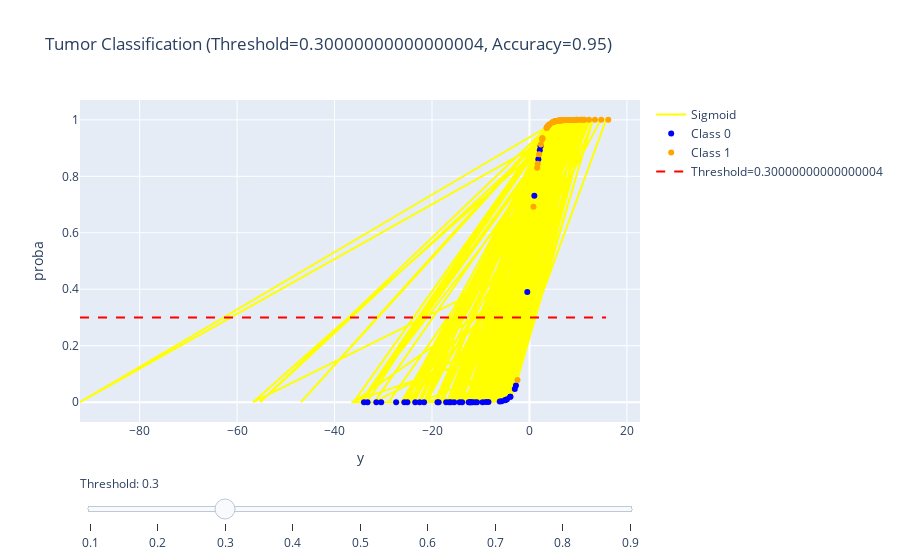

Notebook cell for this chart:
### Markdown cell above
## Decision Boundary in Logistic Regression

In logistic regression, the decision boundary depends on the chosen threshold $\theta$ for classification. The model predicts the probability of an observation belonging to the positive class. The decision boundary occurs where this predicted probability equals the threshold:

$$
\sigma(\boldsymbol{x}^{\mathsf T} \boldsymbol{w}) = \theta,
$$

where $\sigma(t)$ is the sigmoid function. The equation of the decision boundary, taking the threshold into account, is obtained by setting the sigmoid function equal to \$\theta$ and solving for $\boldsymbol{x}^{\mathsf T} \boldsymbol{w}$:

$$
\boldsymbol{x}^{\mathsf T} \boldsymbol{w} = \ln\left(\frac{\theta}{1-\theta}\right).
$$

This equation represents a linear decision boundary in the feature space, which varies with the chosen threshold $\theta$. For the commonly used threshold of 0.5, this simplifies to $\boldsymbol{x}^{\mathsf T} \boldsymbol{w} = 0$, as mentioned in the original content.

### Code cell
# Загружаем набор данных
import numpy as np
import pandas as pd
from sklearn.datasets import load_breast_cancer

dataset = load_breast_cancer()

# transforming numpy array into dataframe
df = pd.DataFrame(np.c_[dataset['data'], dataset['target']], columns=np.append(dataset['feature_names'], ['target']))
df['target'] = df['target'].astype('int')

#df.head(10)

# ------------------------------------------------------------------------------------------------------------------------------

from sklearn.model_selection import train_test_split

#X_train, X_test, y_train, y_test = train_test_split(data.data, data.target, test_size=0.2)
X_train, X_test, y_train, y_test = train_test_split(df.drop(columns='target'), df['target'], 
                                                    test_size=0.2, 
                                                    random_state=1, 
                                                    stratify=df['target'])

# ------------------------------------------------------------------------------------------------------------------------------
from sklearn.linear_model import LogisticRegression

log_reg = LogisticRegression(max_iter=3000)
log_reg.fit(X_train.to_numpy(), y_train.to_numpy())

coef = log_reg.coef_[0]
intercept = log_reg.intercept_
coef, intercept


def sigmoid(y):
    return 1/(1 + np.exp(-y))


y_hat_train = np.dot(X_train, coef) + intercept
proba_train = sigmoid(y_hat_train)

y_hat_test = np.dot(X_test, coef) + intercept
proba_test = sigmoid(y_hat_test)


import plotly.graph_objects as go
from sklearn.metrics import accuracy_score

fig = go.Figure()

# Add the sigmoid line
fig.add_trace(go.Scatter(x=y_hat_train, y=proba_train, mode='lines', name='Sigmoid', line=dict(color='yellow')))

# Add scatter plots for test data
fig.add_trace(go.Scatter(x=y_hat_test[y_test==0], y=proba_test[y_test==0], mode='markers', name='Class 0', marker=dict(color='blue')))
fig.add_trace(go.Scatter(x=y_hat_test[y_test==1], y=proba_test[y_test==1], mode='markers', name='Class 1', marker=dict(color='orange')))

# Add threshold lines and calculate accuracy for each threshold
thresholds = np.linspace(0.1, 0.9, 9)
accuracies = []
for threshold in thresholds:
    # Add threshold line
    fig.add_trace(go.Scatter(x=[min(y_hat_train), max(y_hat_train)], y=[threshold, threshold], mode='lines', name=f'Threshold={threshold}', line=dict(color='red', dash='dash'), visible=False))

    # Calculate accuracy
    predictions = proba_test >= threshold
    accuracy = accuracy_score(y_test, predictions)
    accuracies.append(accuracy)

# Update layout
fig.update_layout(title='Tumor Classification', xaxis_title='y', yaxis_title='proba')

# Add slider
slider_steps = []
for i, (threshold, accuracy) in enumerate(zip(thresholds, accuracies)):
    step = dict(
        method='update',
        args=[{'visible': [True, True, True] + [threshold == t for t in thresholds]},
              {'title': f'Tumor Classification (Threshold={threshold}, Accuracy={accuracy:.2f})'}],
        label=f'{threshold:.1f}'
    )
    slider_steps.append(step)

fig.update_layout(
    sliders=[{
        'active': 0,
        'currentvalue': {"prefix": "Threshold: "},
        'pad': {"t": 50},
        'steps': slider_steps
    }]
)

# Show the initial threshold line
fig.data[3].visible = True

# Show the plot
fig.show()

### Figure 1 — Plotly figure (JSON) as saved in the notebook; plotly's stock layout.template omitted (floating-point values rounded to 4 significant figures; data arrays with more than 128 entries replaced by an {"elided": "..."} marker saying what was removed)
{"data": [{"line": {"color": "yellow"}, "mode": "lines", "name": "Sigmoid", "type": "scatter", "visible": true, "x": {"elided": "455 float values"}, "y": {"elided": "455 float values"}}, {"marker": {"color": "blue"}, "mode": "markers", "name": "Class 0", "type": "scatter", "visible": true, "x": [-3.013, -10.76, -21.63, 2.27, 1.82, -12.15, -5.022, -0.4473, -31.43, -5.716, -16.48, -17.1, -13.82, -12.25, -8.417, -16.13, -22.53, -33.96, -30.42, -6.104, -14.33, -11.99, -9.622, -2.776, -23.45, -11.71, 0.9995, -3.923, -4.61, -33.23, -4.916, 2.116, -18.64, -11.2, -27.36, -25.05, -15.45, -12.48, -25.68, -18.88, -8.935, -3.932], "y": [0.04684, 2.114e-05, 4.035e-10, 0.9063, 0.8605, 5.314e-06, 0.00655, 0.39, 2.241e-14, 0.003282, 6.946e-08, 3.739e-08, 9.949e-07, 4.784e-06, 0.000221, 9.876e-08, 1.642e-10, 1.78e-15, 6.12e-14, 0.002228, 5.953e-07, 6.178e-06, 6.626e-05, 0.05863, 6.57e-11, 8.213e-06, 0.731, 0.01939, 0.009857, 3.711e-15, 0.007277, 0.8924, 8.057e-09, 1.363e-05, 1.313e-12, 1.316e-11, 1.956e-07, 3.811e-06, 7.059e-12, 6.322e-09, 0.0001317, 0.01923]}, {"marker": {"color": "orange"}, "mode": "markers", "name": "Class 1", "type": "scatter", "visible": true, "x": [2.669, 2.595, 7.487, 5.426, 5.166, 5.126, 7.321, 4.122, 11.25, 4.717, 6.523, 4.033, 9.307, 5.413, 6.758, 6.562, 3.651, 7.33, 1.689, 5.9, 6.596, 7.039, 9.807, 0.8094, 6.617, 14.72, 3.505, 7.612, 16.17, 6.212, 5.144, 7.541, 8.881, 8.78, 9.881, 3.805, 7.874, 7.309, 7.068, 12.22, 4.678, 10.62, 10.57, 2.658, 1.978, 4.962, 7.642, 5.247, 5.604, 11.15, 6.857, 8.425, 7.914, 13.43, 5.94, 7.41, 2.349, 9.182, 6.272, 1.586, 6.699, 8.699, 3.551, 5.588, 8.534, 3.887, 8.147, 3.57, -2.457, 7.819, 6.382, 9.564], "y": [0.9352, 0.9306, 0.9994, 0.9956, 0.9943, 0.9941, 0.9993, 0.9841, 1.0, 0.9911, 0.9985, 0.9826, 0.9999, 0.9956, 0.9988, 0.9986, 0.9747, 0.9993, 0.8441, 0.9973, 0.9986, 0.9991, 0.9999, 0.692, 0.9987, 1.0, 0.9708, 0.9995, 1.0, 0.998, 0.9942, 0.9995, 0.9999, 0.9998, 0.9999, 0.9782, 0.9996, 0.9993, 0.9991, 1.0, 0.9908, 1.0, 1.0, 0.9345, 0.8784, 0.993, 0.9995, 0.9948, 0.9963, 1.0, 0.9989, 0.9998, 0.9996, 1.0, 0.9974, 0.9994, 0.9129, 0.9999, 0.9981, 0.8301, 0.9988, 0.9998, 0.9721, 0.9963, 0.9998, 0.9799, 0.9997, 0.9726, 0.07889, 0.9996, 0.9983, 0.9999]}, {"line": {"color": "red", "dash": "dash"}, "mode": "lines", "name": "Threshold=0.1", "type": "scatter", "visible": false, "x": [-92.24, 15.73], "y": [0.1, 0.1]}, {"line": {"color": "red", "dash": "dash"}, "mode": "lines", "name": "Threshold=0.2", "type": "scatter", "visible": false, "x": [-92.24, 15.73], "y": [0.2, 0.2]}, {"line": {"color": "red", "dash": "dash"}, "mode": "lines", "name": "Threshold=0.30000000000000004", "type": "scatter", "visible": true, "x": [-92.24, 15.73], "y": [0.3, 0.3]}, {"line": {"color": "red", "dash": "dash"}, "mode": "lines", "name": "Threshold=0.4", "type": "scatter", "visible": false, "x": [-92.24, 15.73], "y": [0.4, 0.4]}, {"line": {"color": "red", "dash": "dash"}, "mode": "lines", "name": "Threshold=0.5", "type": "scatter", "visible": false, "x": [-92.24, 15.73], "y": [0.5, 0.5]}, {"line": {"color": "red", "dash": "dash"}, "mode": "lines", "name": "Threshold=0.6", "type": "scatter", "visible": false, "x": [-92.24, 15.73], "y": [0.6, 0.6]}, {"line": {"color": "red", "dash": "dash"}, "mode": "lines", "name": "Threshold=0.7000000000000001", "type": "scatter", "visible": false, "x": [-92.24, 15.73], "y": [0.7, 0.7]}, {"line": {"color": "red", "dash": "dash"}, "mode": "lines", "name": "Threshold=0.8", "type": "scatter", "visible": false, "x": [-92.24, 15.73], "y": [0.8, 0.8]}, {"line": {"color": "red", "dash": "dash"}, "mode": "lines", "name": "Threshold=0.9", "type": "scatter", "visible": false, "x": [-92.24, 15.73], "y": [0.9, 0.9]}], "layout": {"autosize": true, "sliders": [{"active": 2, "currentvalue": {"prefix": "Threshold: "}, "pad": {"t": 50}, "steps": [{"args": [{"visible": [true, true, true, true, false, false, false, false, false, false, false, false]}, {"title": "Tumor Classification (Threshold=0.1, Accuracy=0.95)"}], "label": "0.1", "method": "update"}, {"args": [{"visible": [true, true, true, false, true, false, false, false, false, false, false, false]}, {"title": "Tumor Classification (Threshold=0.2, Accuracy=0.95)"}], "label": "0.2", "method": "update"}, {"args": [{"visible": [true, true, true, false, false, true, false, false, false, false, false, false]}, {"title": "Tumor Classification (Threshold=0.30000000000000004, Accuracy=0.95)"}], "label": "0.3", "method": "update"}, {"args": [{"visible": [true, true, true, false, false, false, true, false, false, false, false, false]}, {"title": "Tumor Classification (Threshold=0.4, Accuracy=0.96)"}], "label": "0.4", "method": "update"}, {"args": [{"visible": [true, true, true, false, false, false, false, true, false, false, false, false]}, {"title": "Tumor Classification (Threshold=0.5, Accuracy=0.96)"}], "label": "0.5", "method": "update"}, {"args": [{"visible": [true, true, true, false, false, false, false, false, true, false, false, false]}, {"title": "Tumor Classification (Threshold=0.6, Accuracy=0.96)"}], "label": "0.6", "method": "update"}, {"args": [{"visible": [true, true, true, false, false, false, false, false, false, true, false, false]}, {"title": "Tumor Classification (Threshold=0.7000000000000001, Accuracy=0.95)"}], "label": "0.7", "method": "update"}, {"args": [{"visible": [true, true, true, false, false, false, false, false, false, false, true, false]}, {"title": "Tumor Classification (Threshold=0.8, Accuracy=0.96)"}], "label": "0.8", "method": "update"}, {"args": [{"visible": [true, true, true, false, false, false, false, false, false, false, false, true]}, {"title": "Tumor Classification (Threshold=0.9, Accuracy=0.95)"}], "label": "0.9", "method": "update"}]}], "title": {"text": "Tumor Classification (Threshold=0.30000000000000004, Accuracy=0.95)"}, "xaxis": {"autorange": true, "range": [-92.24, 22.38], "title": {"text": "y"}, "type": "linear"}, "yaxis": {"autorange": true, "range": [-0.0949, 1.095], "title": {"text": "proba"}, "type": "linear"}}}
